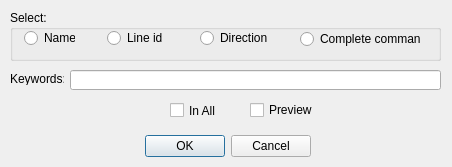
<?xml version="1.0" encoding="UTF-8"?>
<ui version="4.0">
 <class>IcvCurveFilterDialog</class>
 <widget class="QDialog" name="IcvCurveFilterDialog">
  <property name="geometry">
   <rect>
    <x>0</x>
    <y>0</y>
    <width>452</width>
    <height>167</height>
   </rect>
  </property>
  <property name="windowTitle">
   <string>Dialog</string>
  </property>
  <widget class="QDialogButtonBox" name="buttonBox">
   <property name="geometry">
    <rect>
     <x>140</x>
     <y>130</y>
     <width>171</width>
     <height>32</height>
    </rect>
   </property>
   <property name="locale">
    <locale language="English" country="UnitedStates"/>
   </property>
   <property name="orientation">
    <enum>Qt::Horizontal</enum>
   </property>
   <property name="standardButtons">
    <set>QDialogButtonBox::Cancel|QDialogButtonBox::Ok</set>
   </property>
  </widget>
  <widget class="QLineEdit" name="lineEdit">
   <property name="geometry">
    <rect>
     <x>70</x>
     <y>70</y>
     <width>371</width>
     <height>20</height>
    </rect>
   </property>
  </widget>
  <widget class="QGroupBox" name="groupBox">
   <property name="geometry">
    <rect>
     <x>10</x>
     <y>10</y>
     <width>431</width>
     <height>51</height>
    </rect>
   </property>
   <property name="title">
    <string>Select:</string>
   </property>
   <widget class="QRadioButton" name="radioComandName">
    <property name="geometry">
     <rect>
      <x>14</x>
      <y>18</y>
      <width>51</width>
      <height>20</height>
     </rect>
    </property>
    <property name="text">
     <string>Name</string>
    </property>
   </widget>
   <widget class="QRadioButton" name="radioLineId">
    <property name="geometry">
     <rect>
      <x>97</x>
      <y>18</y>
      <width>61</width>
      <height>20</height>
     </rect>
    </property>
    <property name="text">
     <string>Line id</string>
    </property>
   </widget>
   <widget class="QRadioButton" name="radioDirection">
    <property name="geometry">
     <rect>
      <x>190</x>
      <y>18</y>
      <width>89</width>
      <height>20</height>
     </rect>
    </property>
    <property name="text">
     <string>Direction</string>
    </property>
   </widget>
   <widget class="QRadioButton" name="radioCompleteComand">
    <property name="geometry">
     <rect>
      <x>290</x>
      <y>19</y>
      <width>121</width>
      <height>20</height>
     </rect>
    </property>
    <property name="text">
     <string>Complete command</string>
    </property>
   </widget>
  </widget>
  <widget class="QLabel" name="label">
   <property name="geometry">
    <rect>
     <x>10</x>
     <y>73</y>
     <width>54</width>
     <height>12</height>
    </rect>
   </property>
   <property name="text">
    <string>Keywords:</string>
   </property>
  </widget>
  <widget class="QCheckBox" name="previewCheckBox">
   <property name="geometry">
    <rect>
     <x>250</x>
     <y>100</y>
     <width>71</width>
     <height>20</height>
    </rect>
   </property>
   <property name="text">
    <string>Preview</string>
   </property>
  </widget>
  <widget class="QCheckBox" name="checkBox">
   <property name="geometry">
    <rect>
     <x>170</x>
     <y>102</y>
     <width>72</width>
     <height>17</height>
    </rect>
   </property>
   <property name="text">
    <string>In All</string>
   </property>
  </widget>
 </widget>
 <resources/>
 <connections>
  <connection>
   <sender>buttonBox</sender>
   <signal>accepted()</signal>
   <receiver>IcvCurveFilterDialog</receiver>
   <slot>accept()</slot>
   <hints>
    <hint type="sourcelabel">
     <x>248</x>
     <y>254</y>
    </hint>
    <hint type="destinationlabel">
     <x>157</x>
     <y>274</y>
    </hint>
   </hints>
  </connection>
  <connection>
   <sender>buttonBox</sender>
   <signal>rejected()</signal>
   <receiver>IcvCurveFilterDialog</receiver>
   <slot>reject()</slot>
   <hints>
    <hint type="sourcelabel">
     <x>316</x>
     <y>260</y>
    </hint>
    <hint type="destinationlabel">
     <x>286</x>
     <y>274</y>
    </hint>
   </hints>
  </connection>
 </connections>
</ui>
